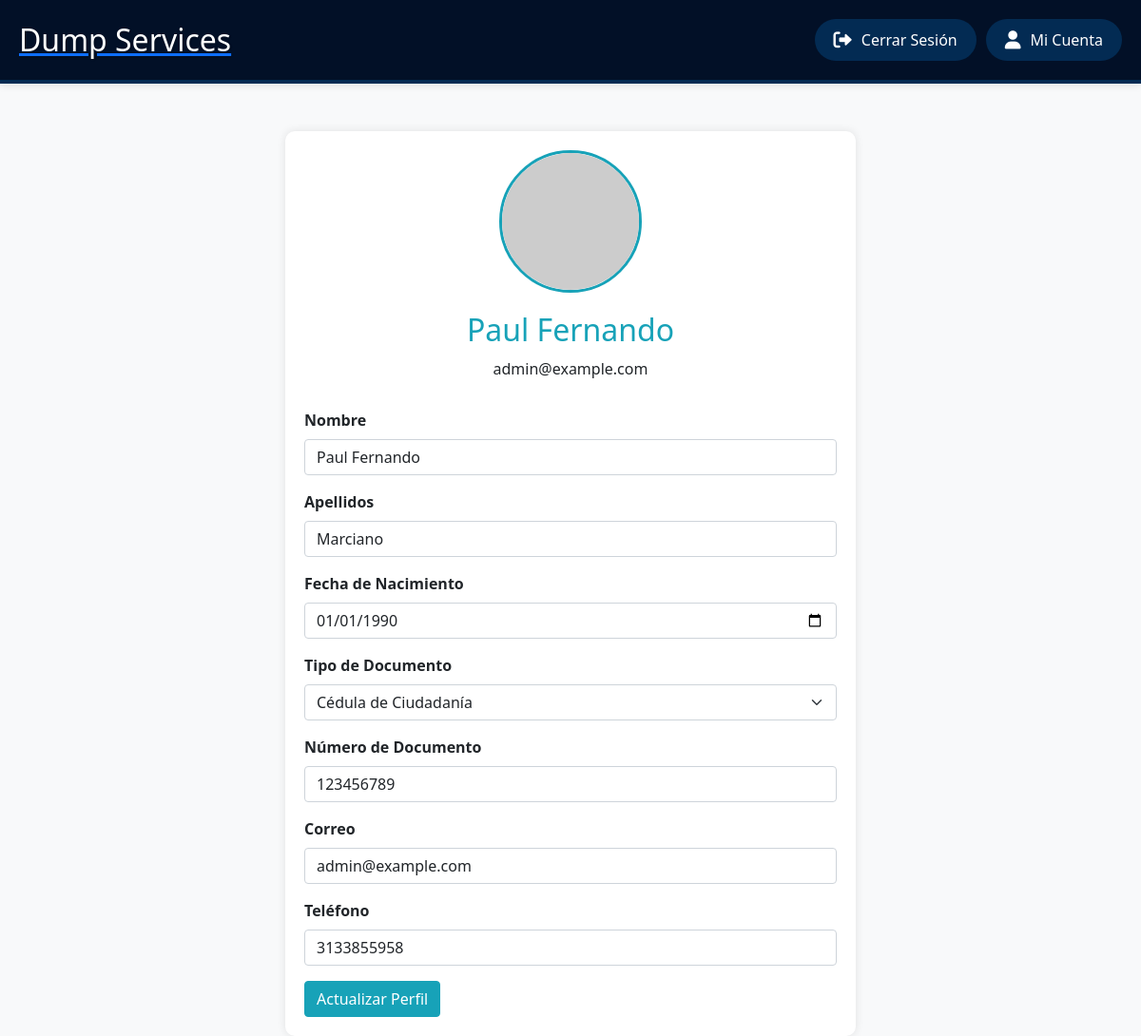
Before: /perfil.php (signed in) with the older database file.
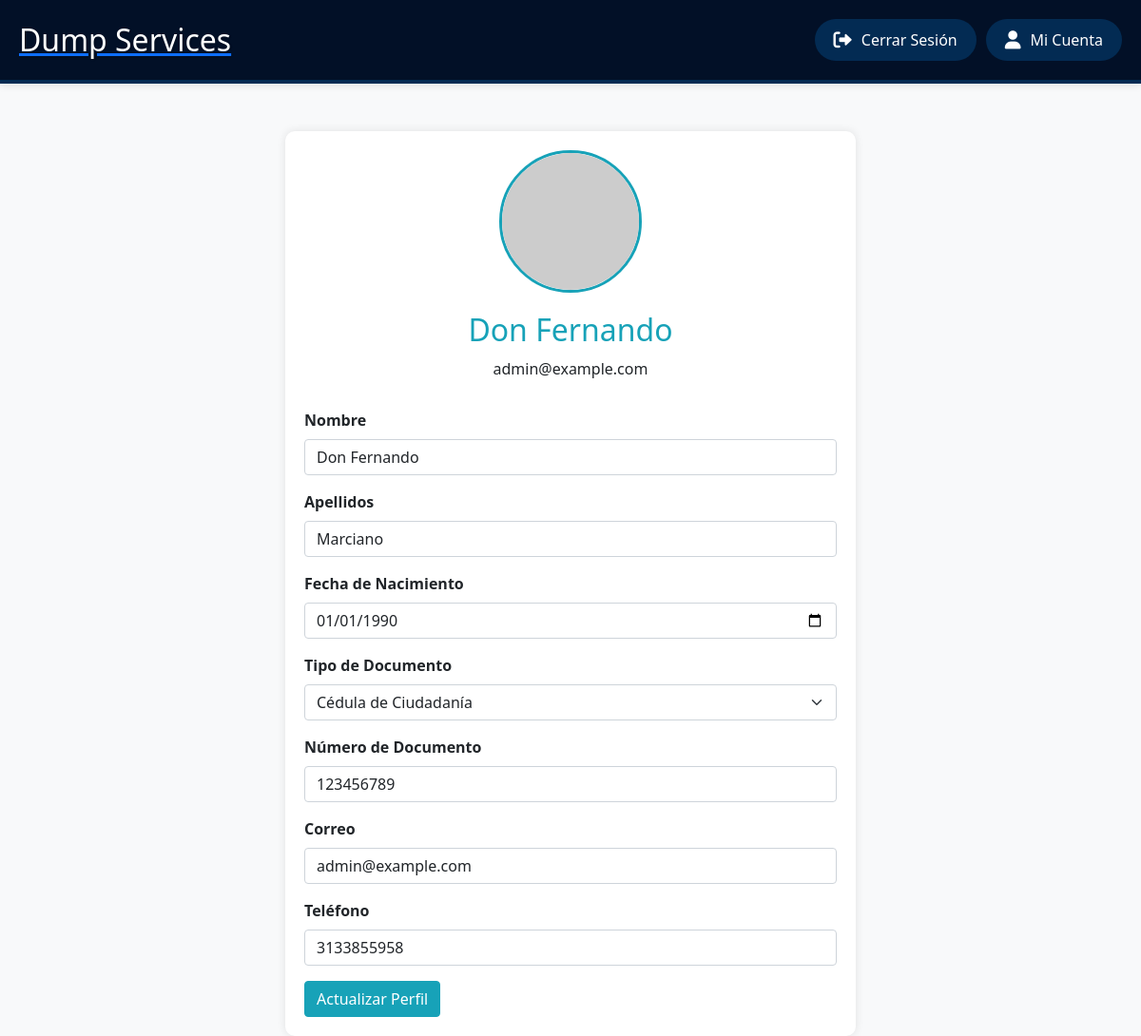
After: the same page with the newer database file.
### tables this page shows
CREATE TABLE `usuarios` (
  `id` int(11) NOT NULL,
  `nombre` varchar(50) NOT NULL,
  `apellidos` varchar(50) NOT NULL,
  `fecha_nacimiento` date NOT NULL,
  `tipo_documento` enum('cc','ce') NOT NULL,
  `numero_documento` varchar(20) NOT NULL,
  `correo` varchar(100) NOT NULL,
  `rol` enum('administrador','operador_logistico','solicitante_transporte') NOT NULL,
  `contrasena` varchar(255) NOT NULL,
  `telefono` varchar(20) DEFAULT NULL
);

### perfil.php (the view, shortened to what this page needs)
<?php
require 'conexion.php';
$usuario_id = $_SESSION['usuario_id'];
$sql = "SELECT * FROM usuarios WHERE id = ?";
$stmt = $conn->prepare($sql);
$stmt->bind_param("i", $usuario_id);
$stmt->execute();
$result = $stmt->get_result();
$usuario = $result->fetch_assoc();
$avatar_url = "https://robohash.org/" . md5(strtolower(trim($usuario['correo']))) . ".png";
include 'header.php';
?>
<!DOCTYPE html>
<html lang="es">
<head>
    <link href="https://cdn.jsdelivr.net/npm/bootstrap@5.1.3/dist/css/bootstrap.min.css" rel="stylesheet">
</head>
<body>
    <div class="container">
        <div class="profile-header">
            <img src="<?php echo $avatar_url; ?>" alt="Foto de Perfil" width="150">
            <h2><?php echo isset($usuario['nombre']) ? $usuario['nombre'] : 'Usuario'; ?></h2>
            <p><?php echo isset($usuario['correo']) ? $usuario['correo'] : 'No disponible'; ?></p>
        </div>
        <form method="post" action="perfil.php">
            <div class="mb-3">
                <label for="nombre" class="form-label">Nombre</label>
                <input type="text" class="form-control" id="nombre" name="nombre" value="<?php echo isset($usuario['nombre']) ? $usuario['nombre'] : ''; ?>" required>
            </div>
            <div class="mb-3">
                <label for="apellidos" class="form-label">Apellidos</label>
                <input type="text" class="form-control" id="apellidos" name="apellidos" value="<?php echo isset($usuario['apellidos']) ? $usuario['apellidos'] : ''; ?>" required>
            </div>
            <div class="mb-3">
                <label for="fecha_nacimiento" class="form-label">Fecha de Nacimiento</label>
                <input type="date" class="form-control" id="fecha_nacimiento" name="fecha_nacimiento" value="<?php echo isset($usuario['fecha_nacimiento']) ? $usuario['fecha_nacimiento'] : ''; ?>" required>
            </div>
            <div class="mb-3">
                <label for="tipo_documento" class="form-label">Tipo de Documento</label>
                <select class="form-select" id="tipo_documento" name="tipo_documento" required>
                    <option value="cc" <?php echo (isset($usuario['tipo_documento']) && $usuario['tipo_documento'] == 'cc') ? 'selected' : ''; ?>>Cédula de Ciudadanía</option>
                </select>
            </div>
            <div class="mb-3">
                <label for="numero_documento" class="form-label">Número de Documento</label>
                <input type="text" class="form-control" id="numero_documento" name="numero_documento" value="<?php echo isset($usuario['numero_documento']) ? $usuario['numero_documento'] : ''; ?>" required>
            </div>
            <div class="mb-3">
                <label for="correo" class="form-label">Correo</label>
                <input type="email" class="form-control" id="correo" name="correo" value="<?php echo isset($usuario['correo']) ? $usuario['correo'] : ''; ?>" required>
            </div>
            <div class="mb-3">
                <label for="telefono" class="form-label">Teléfono</label>
                <input type="text" class="form-control" id="telefono" name="telefono" value="<?php echo isset($usuario['telefono']) ? $usuario['telefono'] : ''; ?>">
            </div>
            <button type="submit" class="btn btn-primary">Actualizar Perfil</button>
        </form>
    </div>
</body>
</html>

Changed rows visible on the page:
changed usuarios "admin@example.com": nombre "Paul Fernando" → "Don Fernando"
